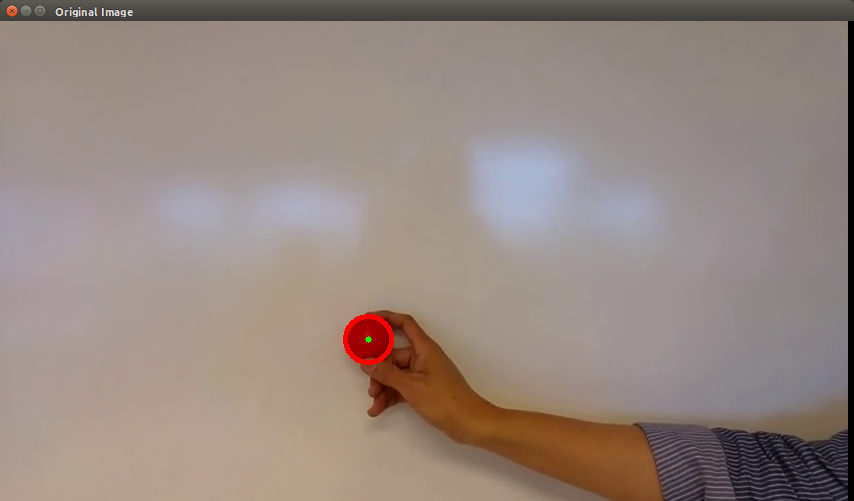
//> input picture Assignment4/SingleColor.png, 854 x 501 px, given in place of the camera
$ ./objectTrackingTutorial   (built with g++ and OpenCV 4)
//> lines starting //> are read from the running program, lines starting //| are printed output that depends on the picture


//objectTrackingTutorial.cpp

//Written by  Kyle Hounslow 2013

//Permission is hereby granted, free of charge, to any person obtaining a copy of this software and associated documentation files (the "Software")
//, to deal in the Software without restriction, including without limitation the rights to use, copy, modify, merge, publish, distribute, sublicense,
//and/or sell copies of the Software, and to permit persons to whom the Software is furnished to do so, subject to the following conditions:

//The above copyright notice and this permission notice shall be included in all copies or substantial portions of the Software.
//
// Used with permission as described above
// MINES-VIS  "Object Tracking"   Fontys University of Applied Science ICT - Technology

//THE SOFTWARE IS PROVIDED "AS IS", WITHOUT WARRANTY OF ANY KIND, EXPRESS OR IMPLIED, INCLUDING BUT NOT LIMITED TO THE WARRANTIES OF MERCHANTABILITY,
//FITNESS FOR A PARTICULAR PURPOSE AND NONINFRINGEMENT. IN NO EVENT SHALL THE AUTHORS OR COPYRIGHT HOLDERS BE LIABLE FOR ANY CLAIM, DAMAGES OR OTHER
//LIABILITY, WHETHER IN AN ACTION OF CONTRACT, TORT OR OTHERWISE, ARISING FROM, OUT OF OR IN CONNECTION WITH THE SOFTWARE OR THE USE OR OTHER DEALINGS
//IN THE SOFTWARE.

#include <sstream>
#include <string>
#include <iostream>
#include <opencv2/highgui/highgui.hpp>
#include <opencv/cv.h>

using namespace cv;
//initial min and max HSV filter values.
//these will be changed using trackbars
int H_MIN = 0;
int H_MAX = 256;
int S_MIN = 0;
int S_MAX = 256;
int V_MIN = 0;
int V_MAX = 256;
//default capture width and height
const int FRAME_WIDTH = 640;
const int FRAME_HEIGHT = 480;
//max number of objects to be detected in frame
const int MAX_NUM_OBJECTS=50;
//minimum and maximum object area
const int MIN_OBJECT_AREA = 20*20;
const int MAX_OBJECT_AREA = FRAME_HEIGHT*FRAME_WIDTH/1.5;
//names that will appear at the top of each window
const string windowName = "Original Image";
const string windowName1 = "HSV Image";
const string windowName2 = "Thresholded Image";
const string windowName3 = "After Morphological Operations";
const string trackbarWindowName = "Trackbars";
void on_trackbar( int, void* )
{//This function gets called whenever a
	// trackbar position is changed


}
// [7 lines left out: function intToString, not called in this run]
void createTrackbars(){
	//create window for trackbars


    namedWindow(trackbarWindowName,0);
	//create memory to store trackbar name on window
	char TrackbarName[50];
	sprintf( TrackbarName, "H_MIN %d", H_MIN);
	sprintf( TrackbarName, "H_MAX %d", H_MAX);
	sprintf( TrackbarName, "S_MIN %d", S_MIN);
	sprintf( TrackbarName, "S_MAX %d", S_MAX);
	sprintf( TrackbarName, "V_MIN %d", V_MIN);
	sprintf( TrackbarName, "V_MAX %d", V_MAX);
	//create trackbars and insert them into window
	//3 parameters are: the address of the variable that is changing when the trackbar is moved(eg.H_LOW),
	//the max value the trackbar can move (eg. H_HIGH),
	//and the function that is called whenever the trackbar is moved(eg. on_trackbar)
	//                                  ---->    ---->     ---->
    createTrackbar( "H_MIN", trackbarWindowName, &H_MIN, H_MAX, on_trackbar );
//> slider 'H_MIN' is set to 51
    createTrackbar( "H_MAX", trackbarWindowName, &H_MAX, H_MAX, on_trackbar );
    createTrackbar( "S_MIN", trackbarWindowName, &S_MIN, S_MAX, on_trackbar );
//> slider 'S_MIN' is set to 51
    createTrackbar( "S_MAX", trackbarWindowName, &S_MAX, S_MAX, on_trackbar );
    createTrackbar( "V_MIN", trackbarWindowName, &V_MIN, V_MAX, on_trackbar );
//> slider 'V_MIN' is set to 51
    createTrackbar( "V_MAX", trackbarWindowName, &V_MAX, V_MAX, on_trackbar );


}
// [88 lines left out: functions drawObject, morphOps, trackFilteredObject, not called in this run]
int main(int argc, char* argv[])
{
	//some boolean variables for different functionality within this
	//program
    bool trackObjects = false;
    bool useMorphOps = false;
	//Matrix to store each frame of the webcam feed
	Mat cameraFeed;
	//matrix storage for HSV image
	Mat HSV;
	//matrix storage for binary threshold image
	Mat threshold;
	//x and y values for the location of the object
	int x=0, y=0;
	//create slider bars for HSV filtering
	createTrackbars();
	//video capture object to acquire webcam feed
	VideoCapture capture;
	//open capture object at location zero (default location for webcam)
	capture.open(0);
	//set height and width of capture frame
	capture.set(CV_CAP_PROP_FRAME_WIDTH,FRAME_WIDTH);
	capture.set(CV_CAP_PROP_FRAME_HEIGHT,FRAME_HEIGHT);
	//start an infinite loop where webcam feed is copied to cameraFeed matrix
	//all of our operations will be performed within this loop
	while(1){
		//store image to matrix
		capture.read(cameraFeed);
//> cameraFeed is the input picture: 501 rows x 854 cols, CV_8UC3; mean B, G, R 128.9, 135.7, 150.3
		//convert frame from BGR to HSV colorspace
		cvtColor(cameraFeed,HSV,COLOR_BGR2HSV);
//> HSV: 501 rows x 854 cols, CV_8UC3; mean H, S, V 45, 41.8, 151.3
		//filter HSV image between values and store filtered image to
		//threshold matrix
		inRange(HSV,Scalar(H_MIN,S_MIN,V_MIN),Scalar(H_MAX,S_MAX,V_MAX),threshold);
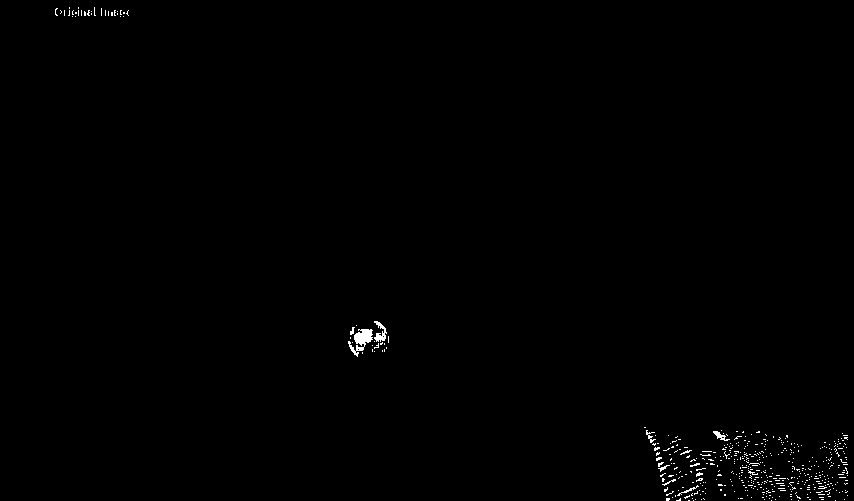
//> threshold: 501 rows x 854 cols, CV_8UC1; 0.48% white in thin lines or dots
		//perform morphological operations on thresholded image to eliminate noise
		//and emphasize the filtered object(s)
		if(useMorphOps)
		morphOps(threshold);
		//pass in thresholded frame to our object tracking function
		//this function will return the x and y coordinates of the
		//filtered object
		if(trackObjects)
			trackFilteredObject(x,y,threshold,cameraFeed);

		//show frames
		imshow(windowName2,threshold);
		imshow(windowName,cameraFeed);
		imshow(windowName1,HSV);
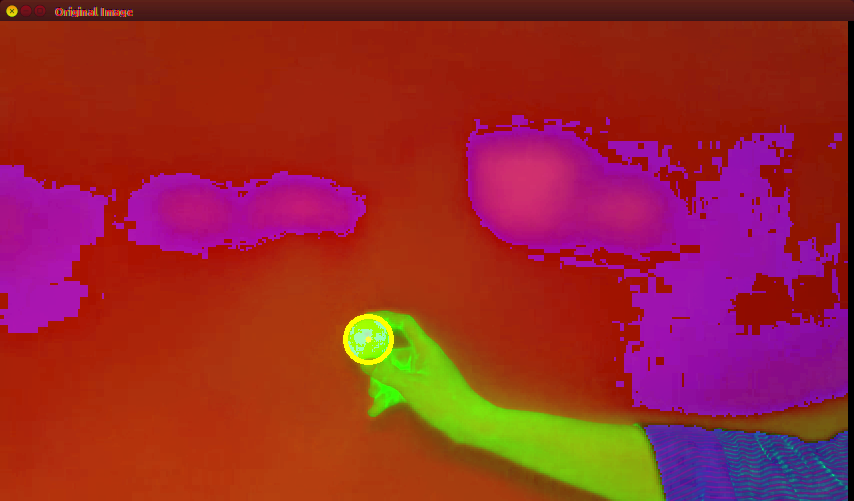
//> window 'HSV Image': 501 rows x 854 cols, CV_8UC3; mean B, G, R 45, 41.8, 151.3


		//delay 30ms so that screen can refresh.
		//image will not appear without this waitKey() command
		waitKey(30);
	}


	return 0;
}
